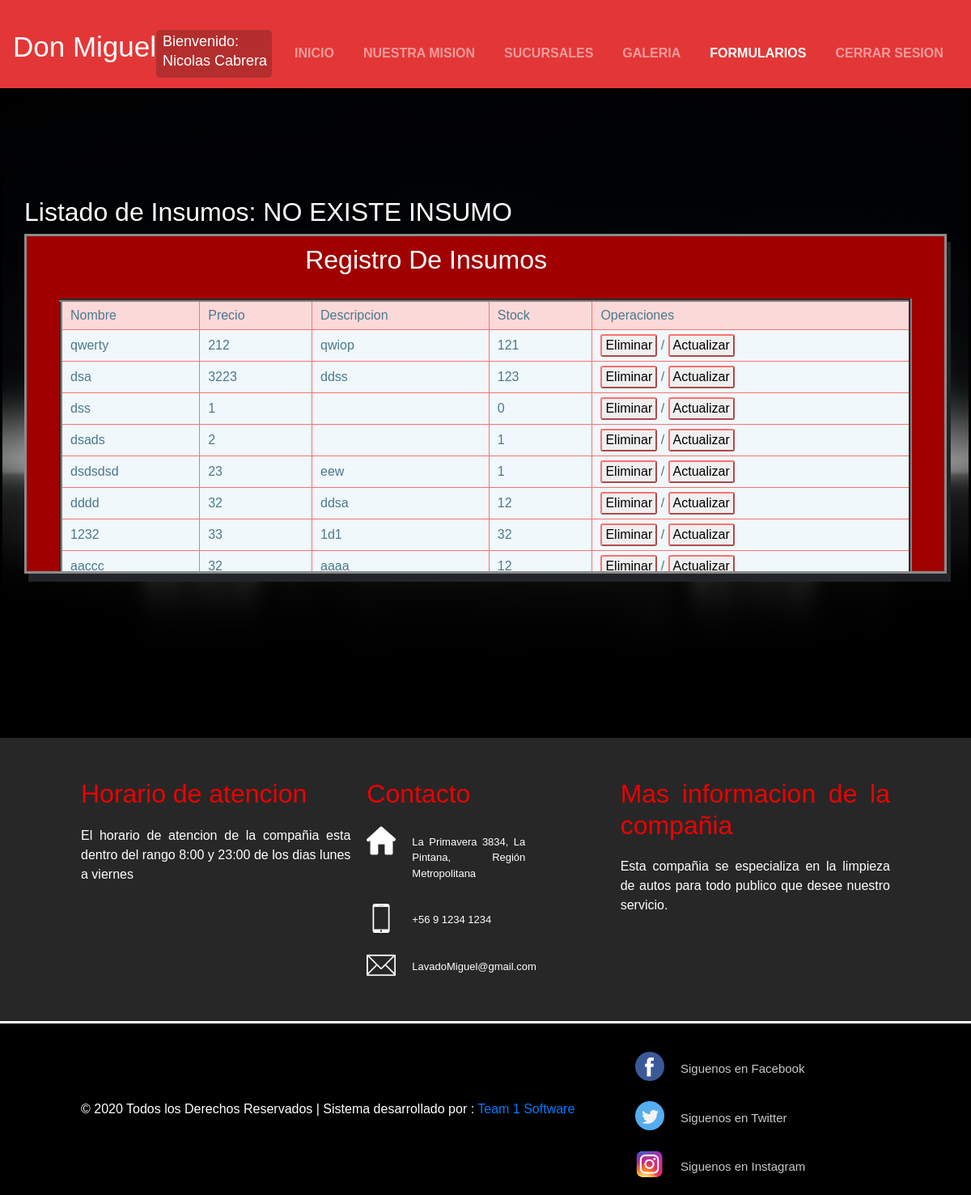
Screenshot of /buscar_in/1/ (signed in) with the database file from the repository.
### myProyecto/models.py (models this page shows, shortened)
class Insumos(models.Model):
    nombre = models.CharField(max_length=120,primary_key=True)
    precio = models.IntegerField()
    descripcion = models.TextField()
    stock = models.IntegerField()

### myProyecto/views.py (the view)
# urls.py: path('buscar_in/<id>/',buscar,name='BUSCARINSUMO'),
@login_required(login_url='/login/')
def buscar(request,id):
    try:
        insumo = Insumos.objects.get(nombre=id)
        return render(request,'web/insumos_mod.html',{'insumo':insumo})
    except:
        msg = 'NO EXISTE INSUMO'
    lista = Insumos.objects.all()
    return render(request,'web/insumos_admin.html',{'lista_insumos':lista,'msg':msg})

### myProyecto/templates/web/insumos_admin.html (shortened to what this page needs)
{% extends "web/base.html" %} {% load static %} {% block contenido %}
<head>
    <link rel="stylesheet" href="{% static 'css/insumosTabla.css' %}">
</head>
<section id="header">
    <div class="Container-fluid">
        <nav class="navbar navbar-expand-lg navbar-dark">
            <div class="Container">
                <div class="collapse navbar-collapse" id="navbarSupportedContent">
                    <div class="nav-logo" style="color: white;font-size: 35px;">
                        <p> Don Miguel</p>
                    </div>
                    <div class="nav-User">
                        {% if user.is_authenticated %}
                        <div class="nav-user-color" style="color: white;font-size: 18px; padding-left: 8px; line-height: 8px;background-color:rgba(175, 45, 45, 0.89);padding-top: 10px;padding-right: 6px;padding-bottom: 1px;border-radius: 5px;">
                            <p>Bienvenido: </p>
                            <p>{{user.first_name}} {{user.last_name}}</p>
                        </div>
                        {% else %}
                        <div class="nav-user-color">
                        </div>
                        {% endif %}
                    </div>
                    <ul class="navbar-nav ml-auto">
                        <li class="nav-item ">
                            <a href="{% url 'INDEX' %}" class="nav-link">Inicio</a>
                        </li>
                        <li class="nav-item ">
                            <a href="{% url 'MISION' %}" class="nav-link">Nuestra Mision</a>
                        </li>
                        <li class="nav-item ">
                            <a href="{% url 'SUCURSALES' %}" class="nav-link">Sucursales</a>
                        </li>
                        <li class="nav-item ">
                            <a href="{% url 'GALERIA' %}" class="nav-link">Galeria</a>
                        </li>
                        <li class="nav-item active">
                            <a href="{% url 'FORMULARIOS' %}" class="nav-link">Formularios</a>
                        </li>
                        {% if user.is_authenticated %}
                        <li class="nav-item ">
                            <a href="{% url 'LOGOUT' %}" class="nav-link">Cerrar Sesion</a>
                        </li>
                        {% else %}
                        <li class="nav-item ">
                            <a href="{% url 'LOGIN' %}" class="nav-link">Login</a>
                        </li>
                        {% endif %}
                    </ul>
                </div>
            </div>
        </nav>
    </div>
</section>
<section class="main">
    <div class="container">
        <div class="row">
            <h2>Listado de Insumos: {{msg}}</h2>
            <div class="cuadro-form">
                <h2 class="title">Registro De Insumos</h2>
                <div class="contenedor-input">
                    <table border="4" class="smart-table">
                        <thead>
                            <tr>
                                <td>Nombre</td>
                                <td>Precio</td>
                                <td>Descripcion</td>
                                <td>Stock</td>
                                <td>Operaciones</td>
                            </tr>
                        </thead>
                        <tbody>
                            {% for item in lista_insumos %}
                            <tr>
                                <td data-col-title="nombre">{{item.nombre}}</td>
                                <td data-col-title="precio">{{item.precio}}</td>
                                <td data-col-title="descripcion">{{item.descripcion}}</td>
                                <td data-col-title="stock">{{item.stock}}</td>
                                <td data-col-title="Operaciones"><input type="button" value="Eliminar" onclick="eliminar('{{item.nombre}}')" class="button-adm"> / <input type="button" value="Actualizar" onclick="actualizar('{{item.nombre}}')" class="button-adm"></td>
                            </tr>
                            {% endfor %}
                        </tbody>
                    </table>
                </div>
            </div>
        </div>
    </div>
</section>
{% endblock contenido %}

### myProyecto/static/css/footer.css (style rules this page uses)
* { margin: 0px; padding: 0px; box-sizing: border-box; font-family: sans-serif; }
.row { margin-top: 20px; display: flex; }

### myProyecto/static/css/insumosTabla.css (style rules this page uses)
* { margin: 0; padding: 0; }
#header { background-color: transparent; position: absolute; z-index: 10; width: 100%; background-color: rgba(255, 62, 62, 0.89); }
.navbar { float: left; padding-left: 10px 0; }
.nav-item { top: 20px; font-weight: 600; text-transform: uppercase; padding-left: 20px; }
.cuadro-form { background-color: rgb(160, 0, 0); width: 100%; height: 420px; padding: 10px; border: solid rgb(139, 139, 139); box-shadow: 5px 10px; overflow: scroll; }
table { border-collapse: collapse; width: 100%; margin: 10px auto 0; font-size: 1rem; color: #4a788b; border-radius: 10px; }
table thead { background-color: #fcd9d9; }
table tbody { background-color: #f0f8fc; }
table th, table td { border: 1px solid #ff6f6f; padding: 5px 10px; }
.title { padding-left: 30%; }
.button-adm { padding: 0 4px; border-radius: 3px; border-color: #ff6f6f; }
.main { flex: 70%; background-color: black; background-image: url('../img/wallpaper.jpg'); background-position: center; background-size: 105%; background-repeat: no-repeat; border: solid black; position: relative; min-height: 100vh; padding: 220px 0 200px; }
.row h2 { color: white; }
.contenedor-input { padding: 10px 30px; flex-wrap: wrap; justify-content: space-between; }

### rows the page displays
Insumos: nombre "qwerty", precio "212", descripcion "qwiop", stock "121"
Insumos: nombre "dsa", precio "3223", descripcion "ddss", stock "123"
Insumos: nombre "dss", precio "1", stock "0"
Insumos: nombre "dsads", precio "2", stock "1"
Insumos: nombre "dsdsdsd", precio "23", descripcion "eew", stock "1"
Insumos: nombre "dddd", precio "32", descripcion "ddsa", stock "12"
Insumos: nombre "1232", precio "33", descripcion "1d1", stock "32"
Insumos: nombre "aaccc", precio "32", descripcion "aaaa", stock "12"

### other values shown
{{ user.first_name }} "Nicolas"
{{ user.last_name }} "Cabrera"
{{ msg }} "NO EXISTE INSUMO"
